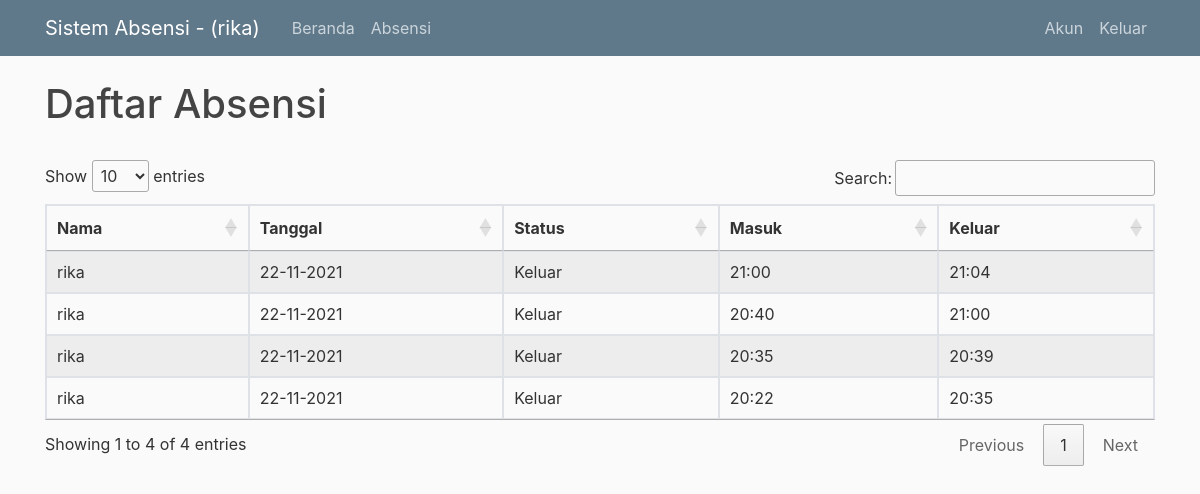
The app's page /home (signed in), older data.
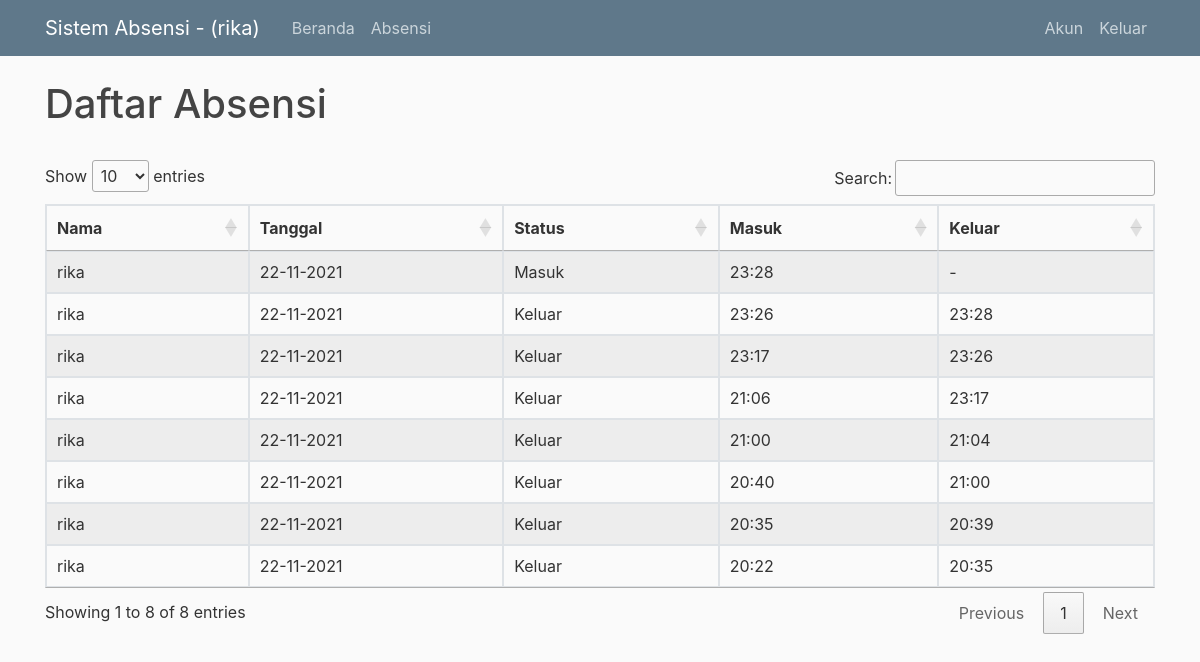
The same page, newer data.
### flaskblog/models.py (models this page shows, shortened)
class Presence(db.Model):
  id = db.Column(db.Integer, primary_key=True)
  user_id = db.Column(db.Integer, db.ForeignKey('user.id'), nullable=False)
  status = db.Column(db.Text, nullable=False, default="Masuk")
  dateIn = db.Column(db.DateTime, nullable=False)
  dateOut = db.Column(db.DateTime, nullable=True)

class User(db.Model, UserMixin):
  id = db.Column(db.Integer, primary_key=True)
  username = db.Column(db.String(20), unique=True, nullable=False)
  email = db.Column(db.String(120), unique=True, nullable=False)
  image_file = db.Column(db.String(20), nullable=False)
  password = db.Column(db.String(60), nullable=False)
  face = db.relationship('Photo', backref='facePhotos', lazy=True)
  presence = db.relationship('Presence', backref="presencing", lazy="dynamic")

### flaskblog/routes.py (the view)
@app.route("/")
@app.route("/home")
def home():
    recog_Camera.stop()
    camera.stop()
    presences = []
    try:
        if current_user.username == "admin":
            presences = Presence.query.all()
        else:
            presences = current_user.presence
    except:
        pass
    return render_template('home.html', presences=presences)

### flaskblog/camera.py (called while the page is built)
    def stop(self):
        logger.debug("Stopping thread")
        self.isrunning = False

### flaskblog/cameraRecog.py (called while the page is built)
    def stop(self):
        logger.debug("Stopping thread")
        self.isrunning = False

### flaskblog/models.py (called while the page is built)
@login_manager.user_loader
def load_user(user_id):
  return User.query.get(int(user_id))

### flaskblog/templates/home.html (shortened to what this page needs)
{% extends "layout.html" %}
{% block content %}
  <style>
    table.dataTable thead .sorting:after,
    table.dataTable thead .sorting:before,
    table.dataTable thead .sorting_asc:after,
    table.dataTable thead .sorting_asc:before,
    table.dataTable thead .sorting_asc_disabled:after,
    table.dataTable thead .sorting_asc_disabled:before,
    table.dataTable thead .sorting_desc:after,
    table.dataTable thead .sorting_desc:before,
    table.dataTable thead .sorting_desc_disabled:after,
    table.dataTable thead .sorting_desc_disabled:before {
      bottom: .5em;
      }
  </style>
  <h1>Daftar Absensi</h1>
  <br>
  {% if presences %}
    <table id="dtBasicExample" class="table table-striped table-bordered table-sm" cellspacing="0" width="100%">
      <thead>
        <tr>
          <th scope="col">Nama</th>
          <th scope="col">Tanggal</th>
          <th scope="col">Status</th>
          <th scope="col">Masuk</th>
          <th scope="col">Keluar</th>
        </tr>
      </thead>
      <tbody>
        {% for presence in presences %}
          <tr>
            <td>{{ presence.presencing.username }}</td>
            <td>{{ presence.dateIn.strftime("%d-%m-%Y") }}</td>
            <td>{{ presence.status }}</td>
            <td>{{ presence.dateIn.strftime("%H:%M") }}</td>
            <td>
              {% if presence.dateOut %}
                {{ presence.dateOut.strftime("%H:%M") }}
              {% else %}
                -
              {% endif %}
            </td>
          </tr>
        {% endfor %}
      </tbody>
    </table>
  {% else %}
    <div>Silahkan Login untuk melihat daftar absensi.</div>
  {% endif %}
{% endblock content %}

### flaskblog/templates/layout.html (shortened to what this page needs)
<!DOCTYPE html>
<html>
<head>
    <link rel="stylesheet" href="https://maxcdn.bootstrapcdn.com/bootstrap/4.0.0/css/bootstrap.min.css">
    <link href="https://cdn.datatables.net/1.11.3/css/jquery.dataTables.min.css" rel="stylesheet">
    <link rel="stylesheet" type="text/css" href="{{ url_for('static', filename='main.css') }}">
</head>
<body>
    <header class="site-header">
      <nav class="navbar navbar-expand-md navbar-dark bg-steel fixed-top">
        <div class="container">
          {% if current_user.is_authenticated %}
            <a class="navbar-brand mr-4" href="/">Sistem Absensi - ({{ current_user.username }})</a>
          {% else %}
            <a class="navbar-brand mr-4" href="/">Sistem Absensi</a>
          {% endif %}
          <div class="collapse navbar-collapse" id="navbarToggle">
            <div class="navbar-nav mr-auto">
              <a class="nav-item nav-link" href="{{ url_for('home') }}">Beranda</a>
              {% if current_user.is_authenticated %}
                <a class="nav-item nav-link" href="{{ url_for('recognition') }}">Absensi</a>
              {% endif %}
            </div>
            <div class="navbar-nav">
              {% if current_user.is_authenticated %}
                <a class="nav-item nav-link" href="{{ url_for('settings') }}">Akun</a>
                <a class="nav-item nav-link" href="{{ url_for('logout') }}">Keluar</a>
              {% else %}
                <a class="nav-item nav-link" href="{{ url_for('login') }}">Masuk</a>
              {% endif %}
            </div>
          </div>
        </div>
      </nav>
    </header>
    <main role="main" class="container">
      <div class="row">
        <div class="col-md-12">
          {% block content %}{% endblock %}
        </div>
      </div>
    </main>
   </body>
</html>

Row changes from the older to the newer data that the page shows:
added Presence: presencing.username "rika", dateIn "22-11-2021", status "Keluar", dateIn "21:06", dateOut "23:17"
added Presence: presencing.username "rika", dateIn "22-11-2021", status "Keluar", dateIn "23:17", dateOut "23:26"
added Presence: presencing.username "rika", dateIn "22-11-2021", status "Keluar", dateIn "23:26", dateOut "23:28"
added Presence: presencing.username "rika", dateIn "22-11-2021", status "Masuk", dateIn "23:28"
Text that changed along with them:
text written by a page script: "Show entries Search: Showing 1 to 4 of 4 entries Previous 1 Next" → "Show entries Search: Showing 1 to 8 of 8 entries Previous 1 Next"
